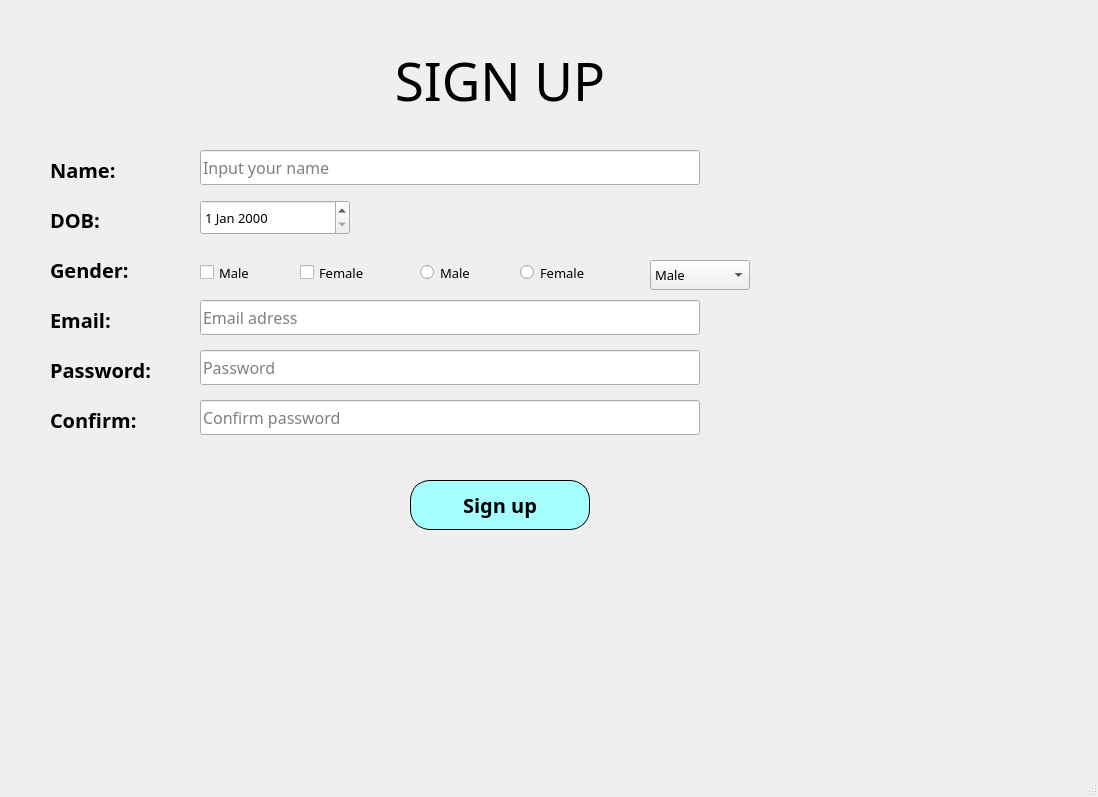
<?xml version="1.0" encoding="UTF-8"?>
<ui version="4.0">
 <class>MainWindow</class>
 <widget class="QMainWindow" name="MainWindow">
  <property name="geometry">
   <rect>
    <x>0</x>
    <y>0</y>
    <width>1098</width>
    <height>797</height>
   </rect>
  </property>
  <property name="windowTitle">
   <string>MainWindow</string>
  </property>
  <widget class="QWidget" name="centralwidget">
   <widget class="QLabel" name="label">
    <property name="geometry">
     <rect>
      <x>300</x>
      <y>30</y>
      <width>400</width>
      <height>100</height>
     </rect>
    </property>
    <property name="font">
     <font>
      <family>Nunito Sans Normal ExtraBold</family>
      <pointsize>40</pointsize>
     </font>
    </property>
    <property name="text">
     <string>SIGN UP</string>
    </property>
    <property name="alignment">
     <set>Qt::AlignCenter</set>
    </property>
   </widget>
   <widget class="QLabel" name="label_2">
    <property name="geometry">
     <rect>
      <x>50</x>
      <y>150</y>
      <width>150</width>
      <height>40</height>
     </rect>
    </property>
    <property name="font">
     <font>
      <family>Nunito Sans</family>
      <pointsize>15</pointsize>
      <weight>75</weight>
      <bold>true</bold>
     </font>
    </property>
    <property name="text">
     <string>Name:</string>
    </property>
   </widget>
   <widget class="QLabel" name="label_3">
    <property name="geometry">
     <rect>
      <x>50</x>
      <y>200</y>
      <width>150</width>
      <height>40</height>
     </rect>
    </property>
    <property name="font">
     <font>
      <family>Nunito Sans</family>
      <pointsize>15</pointsize>
      <weight>75</weight>
      <bold>true</bold>
     </font>
    </property>
    <property name="text">
     <string>DOB:</string>
    </property>
   </widget>
   <widget class="QLabel" name="label_4">
    <property name="geometry">
     <rect>
      <x>50</x>
      <y>250</y>
      <width>150</width>
      <height>40</height>
     </rect>
    </property>
    <property name="font">
     <font>
      <family>Nunito Sans</family>
      <pointsize>15</pointsize>
      <weight>75</weight>
      <bold>true</bold>
     </font>
    </property>
    <property name="text">
     <string>Gender:</string>
    </property>
   </widget>
   <widget class="QLabel" name="label_5">
    <property name="geometry">
     <rect>
      <x>50</x>
      <y>300</y>
      <width>150</width>
      <height>40</height>
     </rect>
    </property>
    <property name="font">
     <font>
      <family>Nunito Sans</family>
      <pointsize>15</pointsize>
      <weight>75</weight>
      <bold>true</bold>
     </font>
    </property>
    <property name="text">
     <string>Email:</string>
    </property>
   </widget>
   <widget class="QLabel" name="label_6">
    <property name="geometry">
     <rect>
      <x>50</x>
      <y>350</y>
      <width>150</width>
      <height>40</height>
     </rect>
    </property>
    <property name="font">
     <font>
      <family>Nunito Sans</family>
      <pointsize>15</pointsize>
      <weight>75</weight>
      <bold>true</bold>
     </font>
    </property>
    <property name="text">
     <string>Password:</string>
    </property>
   </widget>
   <widget class="QLabel" name="label_7">
    <property name="geometry">
     <rect>
      <x>50</x>
      <y>400</y>
      <width>150</width>
      <height>40</height>
     </rect>
    </property>
    <property name="font">
     <font>
      <family>Nunito Sans</family>
      <pointsize>15</pointsize>
      <weight>75</weight>
      <bold>true</bold>
     </font>
    </property>
    <property name="text">
     <string>Confirm:</string>
    </property>
   </widget>
   <widget class="QLineEdit" name="lineEdit_name">
    <property name="geometry">
     <rect>
      <x>200</x>
      <y>150</y>
      <width>500</width>
      <height>35</height>
     </rect>
    </property>
    <property name="font">
     <font>
      <family>Nunito Sans</family>
      <pointsize>12</pointsize>
     </font>
    </property>
    <property name="placeholderText">
     <string>Input your name</string>
    </property>
   </widget>
   <widget class="QLineEdit" name="lineEdit_email">
    <property name="geometry">
     <rect>
      <x>200</x>
      <y>300</y>
      <width>500</width>
      <height>35</height>
     </rect>
    </property>
    <property name="font">
     <font>
      <family>Nunito Sans</family>
      <pointsize>12</pointsize>
     </font>
    </property>
    <property name="placeholderText">
     <string>Email adress</string>
    </property>
   </widget>
   <widget class="QLineEdit" name="lineEdit_password">
    <property name="geometry">
     <rect>
      <x>200</x>
      <y>350</y>
      <width>500</width>
      <height>35</height>
     </rect>
    </property>
    <property name="font">
     <font>
      <family>Nunito Sans</family>
      <pointsize>12</pointsize>
     </font>
    </property>
    <property name="echoMode">
     <enum>QLineEdit::Password</enum>
    </property>
    <property name="placeholderText">
     <string>Password</string>
    </property>
   </widget>
   <widget class="QLineEdit" name="lineEdit_confirm">
    <property name="geometry">
     <rect>
      <x>200</x>
      <y>400</y>
      <width>500</width>
      <height>35</height>
     </rect>
    </property>
    <property name="font">
     <font>
      <family>Nunito Sans</family>
      <pointsize>12</pointsize>
     </font>
    </property>
    <property name="echoMode">
     <enum>QLineEdit::Password</enum>
    </property>
    <property name="placeholderText">
     <string>Confirm password</string>
    </property>
   </widget>
   <widget class="QDateEdit" name="dateEdit_dob">
    <property name="geometry">
     <rect>
      <x>200</x>
      <y>200</y>
      <width>150</width>
      <height>35</height>
     </rect>
    </property>
    <property name="font">
     <font>
      <family>Nunito Sans</family>
      <pointsize>10</pointsize>
     </font>
    </property>
   </widget>
   <widget class="QCheckBox" name="checkBox_male">
    <property name="geometry">
     <rect>
      <x>200</x>
      <y>255</y>
      <width>120</width>
      <height>35</height>
     </rect>
    </property>
    <property name="font">
     <font>
      <family>Nunito Sans</family>
      <pointsize>10</pointsize>
     </font>
    </property>
    <property name="text">
     <string>Male</string>
    </property>
   </widget>
   <widget class="QCheckBox" name="checkBox_female">
    <property name="geometry">
     <rect>
      <x>300</x>
      <y>255</y>
      <width>120</width>
      <height>35</height>
     </rect>
    </property>
    <property name="font">
     <font>
      <family>Nunito Sans</family>
      <pointsize>10</pointsize>
     </font>
    </property>
    <property name="text">
     <string>Female</string>
    </property>
   </widget>
   <widget class="QRadioButton" name="radioButton">
    <property name="geometry">
     <rect>
      <x>420</x>
      <y>255</y>
      <width>80</width>
      <height>35</height>
     </rect>
    </property>
    <property name="font">
     <font>
      <family>Nunito Sans</family>
      <pointsize>10</pointsize>
     </font>
    </property>
    <property name="text">
     <string>Male</string>
    </property>
   </widget>
   <widget class="QRadioButton" name="radioButton_2">
    <property name="geometry">
     <rect>
      <x>520</x>
      <y>255</y>
      <width>80</width>
      <height>35</height>
     </rect>
    </property>
    <property name="font">
     <font>
      <family>Nunito Sans</family>
      <pointsize>10</pointsize>
     </font>
    </property>
    <property name="text">
     <string>Female</string>
    </property>
   </widget>
   <widget class="QComboBox" name="comboBox">
    <property name="geometry">
     <rect>
      <x>650</x>
      <y>260</y>
      <width>100</width>
      <height>30</height>
     </rect>
    </property>
    <property name="font">
     <font>
      <family>Nunito Sans</family>
      <pointsize>10</pointsize>
     </font>
    </property>
    <item>
     <property name="text">
      <string>Male</string>
     </property>
    </item>
    <item>
     <property name="text">
      <string>Female</string>
     </property>
    </item>
    <item>
     <property name="text">
      <string>Others</string>
     </property>
    </item>
   </widget>
   <widget class="QPushButton" name="btn_signup">
    <property name="geometry">
     <rect>
      <x>410</x>
      <y>480</y>
      <width>180</width>
      <height>50</height>
     </rect>
    </property>
    <property name="font">
     <font>
      <family>Nunito Sans Normal ExtraBold</family>
      <pointsize>15</pointsize>
      <weight>75</weight>
      <bold>true</bold>
     </font>
    </property>
    <property name="styleSheet">
     <string notr="true">border-radius: 20px;
border: 1px solid black;
background: rgb(166, 254, 255)</string>
    </property>
    <property name="text">
     <string>Sign up</string>
    </property>
   </widget>
  </widget>
  <widget class="QMenuBar" name="menubar">
   <property name="geometry">
    <rect>
     <x>0</x>
     <y>0</y>
     <width>1098</width>
     <height>27</height>
    </rect>
   </property>
  </widget>
  <widget class="QStatusBar" name="statusbar"/>
 </widget>
 <resources/>
 <connections/>
</ui>
